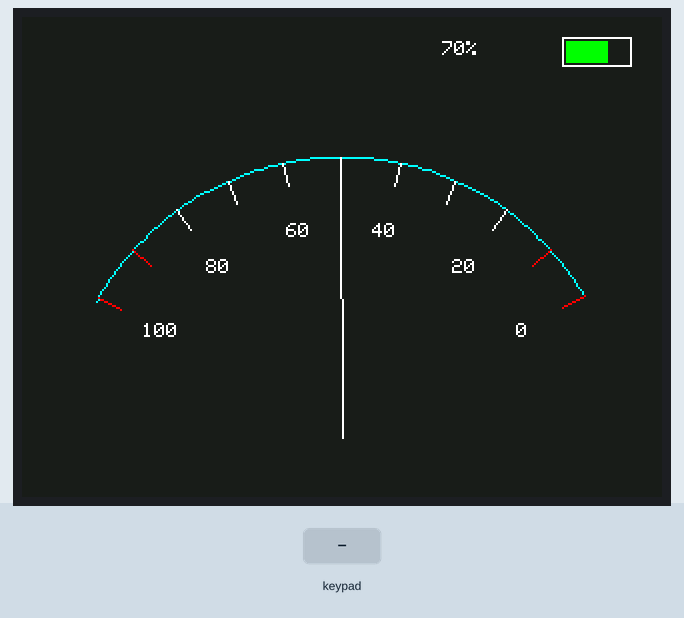
Simulated run of this sketch. Board: ESP32. On the bench: 320×240 colour display. The inputs (shaded band) are chosen by the test bench. I2S audio is not simulated (input reads silence).

Above: at 1.4 s.
1.5 s: key 'A' pressed
At 2.6 s:
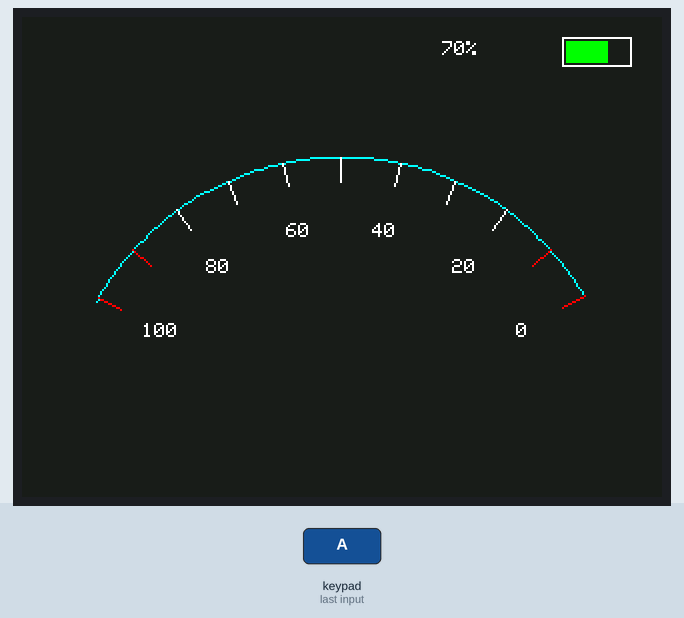
3.0 s: key 'B' pressed
At 3.7 s:
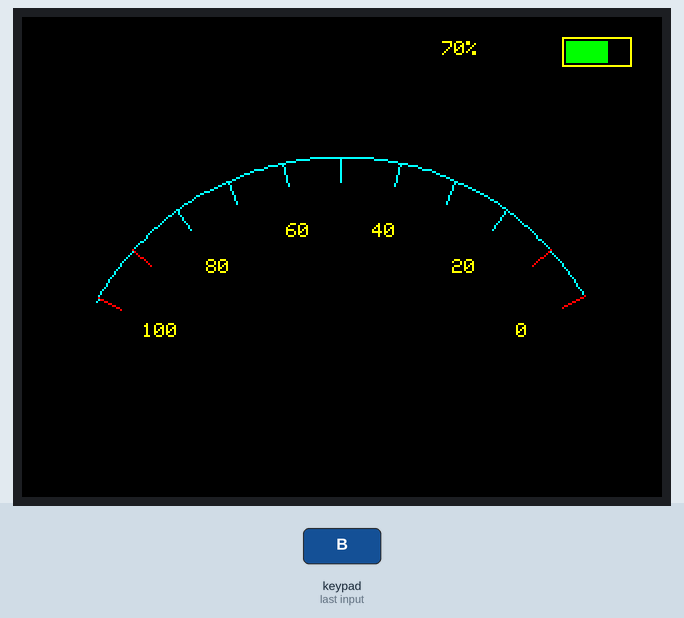
4.5 s: key 'C' pressed
At 4.9 s:
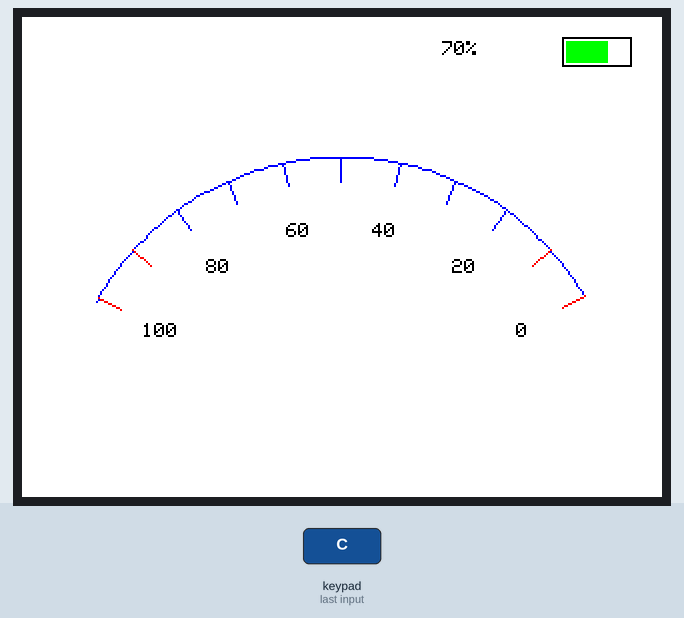
Timing chart, 0 to 7.5 s (numbered marks = the images above; inputs shaded):
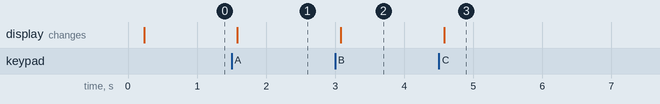

The sketch:

vu-meter_para_m5core2_v1.1.ino
```cpp
#include <M5Core2.h>
#include <driver/i2s.h>

// --- DEFINIÇÃO DOS TEMAS ---
enum Tema { PRINCIPAL, NEON, CLARO };
Tema temaAtual = PRINCIPAL; // Agora a sua interface da foto é a inicial

// Cores Gerais
uint16_t corFundo, corEscala, corAgulha, corTexto, corArco;

// --- PARÂMETROS TÉCNICOS ---
float suavizacao = 0.01;
float ganho = 25.0;
float valorSuavizado = 0;
float nivelDC = 0;
int cx = 160; int cy = 210; int r = 140;
int old_x, old_y;

void aplicarTema() {
  switch (temaAtual) {
    case PRINCIPAL:
      corFundo = 0x18E3;  // Azul escuro/acinzentado da sua foto
      corEscala = WHITE;
      corAgulha = WHITE;
      corTexto = WHITE;
      corArco = 0x07FF;   // Ciano para o arco
      break;
    case NEON:
      corFundo = BLACK;
      corEscala = 0x07FF; // Cyan
      corAgulha = 0xF81F; // Magenta
      corTexto = 0xFFE0; // Amarelo
      corArco = 0x07FF;
      break;
    case CLARO:
      corFundo = WHITE;
      corEscala = BLUE;
      corAgulha = BLACK;
      corTexto = BLACK;
      corArco = BLUE;
      break;
  }
  M5.Lcd.fillScreen(corFundo);
}

void desenhaEscala() {
  // Desenha o Arco
  for (int a = 150; a >= 30; a--) {
    float rad = a * 3.14159 / 180.0;
    float rad2 = (a - 1) * 3.14159 / 180.0;
    int x = cx + r * cos(rad + 3.14159);
    int y = cy + r * sin(rad + 3.14159);
    int x_next = cx + r * cos(rad2 + 3.14159);
    int y_next = cy + r * sin(rad2 + 3.14159);
    M5.Lcd.drawLine(x, y, x_next, y_next, corArco);
  }

  // Ticks e Números
  for (int i = 0; i <= 10; i++) {
    float ang = map(i, 0, 10, 150, 30);
    float rad = ang * 3.14159 / 180.0;
    int x1 = cx + r * cos(rad + 3.14159);
    int y1 = cy + r * sin(rad + 3.14159);
    int x2 = cx + (r - 12) * cos(rad + 3.14159);
    int y2 = cy + (r - 12) * sin(rad + 3.14159);

    // Mantém o alerta vermelho nos extremos
    uint16_t corTick = (i > 8 || i < 2) ? RED : corEscala;
    M5.Lcd.drawLine(x1, y1, x2, y2, corTick);

    if (i % 2 == 0) {
      int x_num = cx + (r - 35) * cos(rad + 3.14159);
      int y_num = cy + (r - 35) * sin(rad + 3.14159);
      M5.Lcd.setTextColor(corTexto, corFundo);
      M5.Lcd.setTextDatum(MC_DATUM);
      M5.Lcd.drawString(String(i * 10), x_num, y_num);
    }
  }
}

void setup() {
  M5.begin();
  aplicarTema();
  desenhaEscala();

  // Configuração I2S PDM (Microfone interno)
  i2s_config_t i2s_config = {
    .mode = (i2s_mode_t)(I2S_MODE_MASTER | I2S_MODE_RX | I2S_MODE_PDM),
    .sample_rate = 44100,
    .bits_per_sample = I2S_BITS_PER_SAMPLE_16BIT,
    .channel_format = I2S_CHANNEL_FMT_ONLY_RIGHT,
    .communication_format = I2S_COMM_FORMAT_I2S,
    .intr_alloc_flags = ESP_INTR_FLAG_LEVEL1,
    .dma_buf_count = 2,
    .dma_buf_len = 128,
  };
  i2s_pin_config_t pin_config = {.bck_io_num = I2S_PIN_NO_CHANGE, .ws_io_num = 0, .data_out_num = I2S_PIN_NO_CHANGE, .data_in_num = 34};
  i2s_driver_install(I2S_NUM_0, &i2s_config, 0, NULL);
  i2s_set_pin(I2S_NUM_0, &pin_config);
}

void loop() {
  M5.update();

  // Troca de Temas nos Botões Físicos
  if (M5.BtnA.wasPressed()) { temaAtual = PRINCIPAL; aplicarTema(); desenhaEscala(); }
  if (M5.BtnB.wasPressed()) { temaAtual = NEON;      aplicarTema(); desenhaEscala(); }
  if (M5.BtnC.wasPressed()) { temaAtual = CLARO;     aplicarTema(); desenhaEscala(); }

  // Captura e Processamento de Áudio
  size_t bytesread;
  int16_t read_buff[64];
  i2s_read(I2S_NUM_0, (char *)read_buff, 64 * 2, &bytesread, portMAX_DELAY);

  float soma = 0;
  for (int i = 0; i < 64; i++) soma += read_buff[i];
  float mediaImediata = soma / 64.0;
  nivelDC = (mediaImediata * 0.02) + (nivelDC * 0.98);
  float sinalLimpo = (mediaImediata - nivelDC) * ganho;
  valorSuavizado = (sinalLimpo * suavizacao) + (valorSuavizado * (1.0 - suavizacao));

  float angulo = map(valorSuavizado, -800, 800, 150, 30);
  angulo = constrain(angulo, 30, 150);

  // Monitoramento de Bateria
  float batV = M5.Axp.GetBatVoltage();
  bool carregando = M5.Axp.GetBatCurrent() > 0;
  int batPct = (batV < 3.2) ? 0 : (batV - 3.2) * 100 / (4.2 - 3.2);
  if (batPct > 100) batPct = 100;

  M5.Lcd.setTextDatum(TL_DATUM);
  M5.Lcd.setTextColor(corTexto, corFundo);
  M5.Lcd.setCursor(210, 12);
  M5.Lcd.printf("%d%%%s", batPct, carregando ? " [CHG]" : "");

  M5.Lcd.drawRect(270, 10, 35, 15, corTexto);
  int barWidth = map(batPct, 0, 100, 0, 31);
  M5.Lcd.fillRect(272, 12, barWidth, 11, (carregando ? YELLOW : (batPct > 20 ? GREEN : RED)));

  // Movimento da Agulha
  float rad = angulo * 3.14159 / 180.0;
  int x_ponta = cx + r * cos(rad + 3.14159);
  int y_ponta = cy + r * sin(rad + 3.14159);

  if (x_ponta != old_x || y_ponta != old_y) {
    M5.Lcd.drawLine(cx, cy, old_x, old_y, corFundo);
    desenhaEscala();
    M5.Lcd.drawLine(cx, cy, x_ponta, y_ponta, corAgulha);
    old_x = x_ponta; old_y = y_ponta;
  }
}
```

Measured:
- after the input at 1.5 s, the display: first changes after 0.08 s (image 1 shows a later state)
- after the input at 3.0 s, the display: first changes after 0.08 s (image 2 shows a later state)
- after the input at 4.5 s, the display: first changes after 0.08 s (image 3 shows a later state)
